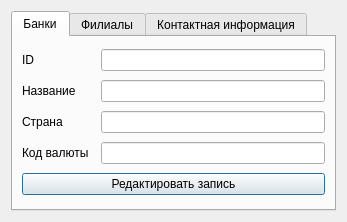
<?xml version="1.0" encoding="UTF-8"?>
<ui version="4.0">
 <class>ChangeRecord</class>
 <widget class="QDialog" name="ChangeRecord">
  <property name="geometry">
   <rect>
    <x>0</x>
    <y>0</y>
    <width>347</width>
    <height>222</height>
   </rect>
  </property>
  <property name="minimumSize">
   <size>
    <width>215</width>
    <height>200</height>
   </size>
  </property>
  <property name="maximumSize">
   <size>
    <width>500</width>
    <height>350</height>
   </size>
  </property>
  <property name="windowTitle">
   <string>Редактировать запись</string>
  </property>
  <layout class="QGridLayout" name="gridLayout_2">
   <item row="0" column="0">
    <widget class="QTabWidget" name="tabWidget">
     <property name="currentIndex">
      <number>0</number>
     </property>
     <widget class="QWidget" name="banks">
      <attribute name="title">
       <string>Банки</string>
      </attribute>
      <layout class="QGridLayout" name="gridLayout">
       <item row="3" column="0">
        <widget class="QLabel" name="currency">
         <property name="text">
          <string>Код валюты</string>
         </property>
        </widget>
       </item>
       <item row="1" column="0">
        <widget class="QLabel" name="name">
         <property name="text">
          <string>Название</string>
         </property>
        </widget>
       </item>
       <item row="2" column="2">
        <widget class="QLineEdit" name="countryLine"/>
       </item>
       <item row="3" column="2">
        <widget class="QLineEdit" name="currencyLine"/>
       </item>
       <item row="4" column="0" colspan="3">
        <widget class="QPushButton" name="BankRecordButton">
         <property name="text">
          <string>Редактировать запись</string>
         </property>
        </widget>
       </item>
       <item row="0" column="0">
        <widget class="QLabel" name="BankId">
         <property name="text">
          <string>ID</string>
         </property>
        </widget>
       </item>
       <item row="1" column="2">
        <widget class="QLineEdit" name="nameLine"/>
       </item>
       <item row="2" column="0">
        <widget class="QLabel" name="country">
         <property name="text">
          <string>Страна</string>
         </property>
        </widget>
       </item>
       <item row="0" column="2">
        <widget class="QLineEdit" name="BankIdLine"/>
       </item>
      </layout>
     </widget>
     <widget class="QWidget" name="branches">
      <attribute name="title">
       <string>Филиалы</string>
      </attribute>
      <layout class="QGridLayout" name="gridLayout_3">
       <item row="1" column="0">
        <widget class="QLabel" name="BankLabel">
         <property name="text">
          <string>ID Банка</string>
         </property>
        </widget>
       </item>
       <item row="3" column="0">
        <widget class="QLabel" name="StreetLabel">
         <property name="text">
          <string>Улица</string>
         </property>
        </widget>
       </item>
       <item row="2" column="0">
        <widget class="QLabel" name="CityLabel">
         <property name="text">
          <string>Город</string>
         </property>
        </widget>
       </item>
       <item row="5" column="2">
        <widget class="QLineEdit" name="PostalCodeLine"/>
       </item>
       <item row="6" column="0" colspan="3">
        <widget class="QPushButton" name="BranchRecordButton">
         <property name="minimumSize">
          <size>
           <width>100</width>
           <height>25</height>
          </size>
         </property>
         <property name="text">
          <string>Редактировать запись</string>
         </property>
        </widget>
       </item>
       <item row="5" column="0" colspan="2">
        <widget class="QLabel" name="PostalCodeLabel">
         <property name="text">
          <string>Почтовый индекс</string>
         </property>
        </widget>
       </item>
       <item row="1" column="2">
        <widget class="QLineEdit" name="BankIdRelationLine"/>
       </item>
       <item row="2" column="2">
        <widget class="QLineEdit" name="CityLine"/>
       </item>
       <item row="4" column="2">
        <widget class="QLineEdit" name="BuildingNumberLine"/>
       </item>
       <item row="4" column="0" colspan="2">
        <widget class="QLabel" name="BuildingNumberLabel">
         <property name="text">
          <string>Номер строения</string>
         </property>
        </widget>
       </item>
       <item row="3" column="2">
        <widget class="QLineEdit" name="StreetLine"/>
       </item>
       <item row="0" column="0">
        <widget class="QLabel" name="BranchId">
         <property name="text">
          <string>ID Филиала</string>
         </property>
        </widget>
       </item>
       <item row="0" column="2">
        <widget class="QLineEdit" name="BranchIdLine"/>
       </item>
      </layout>
     </widget>
     <widget class="QWidget" name="tab">
      <attribute name="title">
       <string>Контактная информация</string>
      </attribute>
      <layout class="QGridLayout" name="gridLayout_4">
       <item row="2" column="0">
        <widget class="QLabel" name="PhoneNumberLabel">
         <property name="text">
          <string>Номер телефона</string>
         </property>
        </widget>
       </item>
       <item row="3" column="1">
        <widget class="QLineEdit" name="EmailLine"/>
       </item>
       <item row="4" column="0">
        <widget class="QLabel" name="WebsiteLabel">
         <property name="text">
          <string>Website</string>
         </property>
        </widget>
       </item>
       <item row="5" column="0" colspan="2">
        <widget class="QPushButton" name="ContactInfoRecordButton">
         <property name="text">
          <string>Добавить запись</string>
         </property>
        </widget>
       </item>
       <item row="2" column="1">
        <widget class="QLineEdit" name="PhoneNumberLine"/>
       </item>
       <item row="1" column="0">
        <widget class="QLabel" name="BranchIdLabel">
         <property name="text">
          <string>ID Филиала</string>
         </property>
        </widget>
       </item>
       <item row="3" column="0">
        <widget class="QLabel" name="EmailLabel">
         <property name="text">
          <string>Email</string>
         </property>
        </widget>
       </item>
       <item row="4" column="1">
        <widget class="QLineEdit" name="WebsiteLine"/>
       </item>
       <item row="1" column="1">
        <widget class="QLineEdit" name="BranchIdRelationLine"/>
       </item>
       <item row="0" column="0">
        <widget class="QLabel" name="ContactInfoIdLabel">
         <property name="text">
          <string>ID</string>
         </property>
        </widget>
       </item>
       <item row="0" column="1">
        <widget class="QLineEdit" name="ContactInfoIdLine"/>
       </item>
      </layout>
     </widget>
    </widget>
   </item>
  </layout>
 </widget>
 <resources/>
 <connections/>
</ui>
